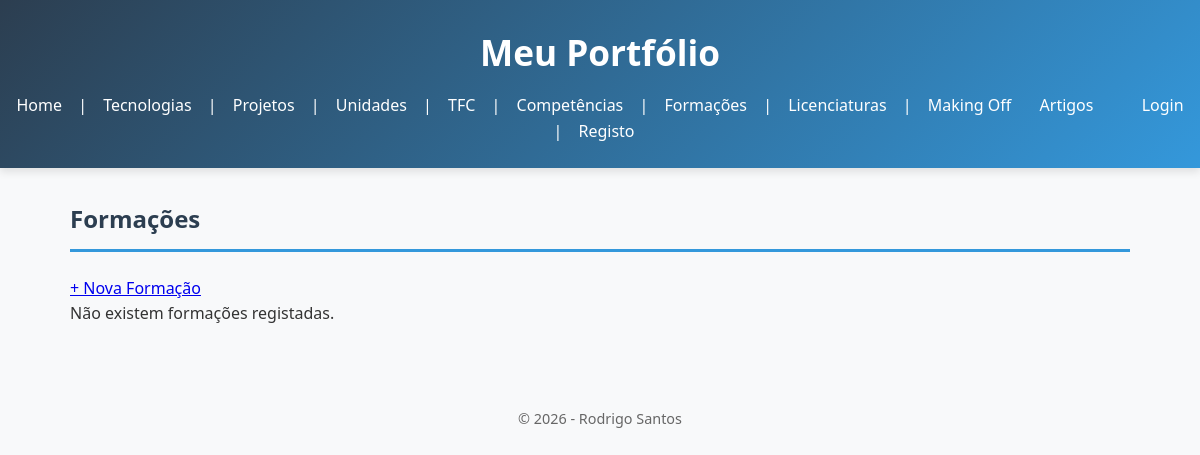
The app's page /portfolio/formacoes/, older data.
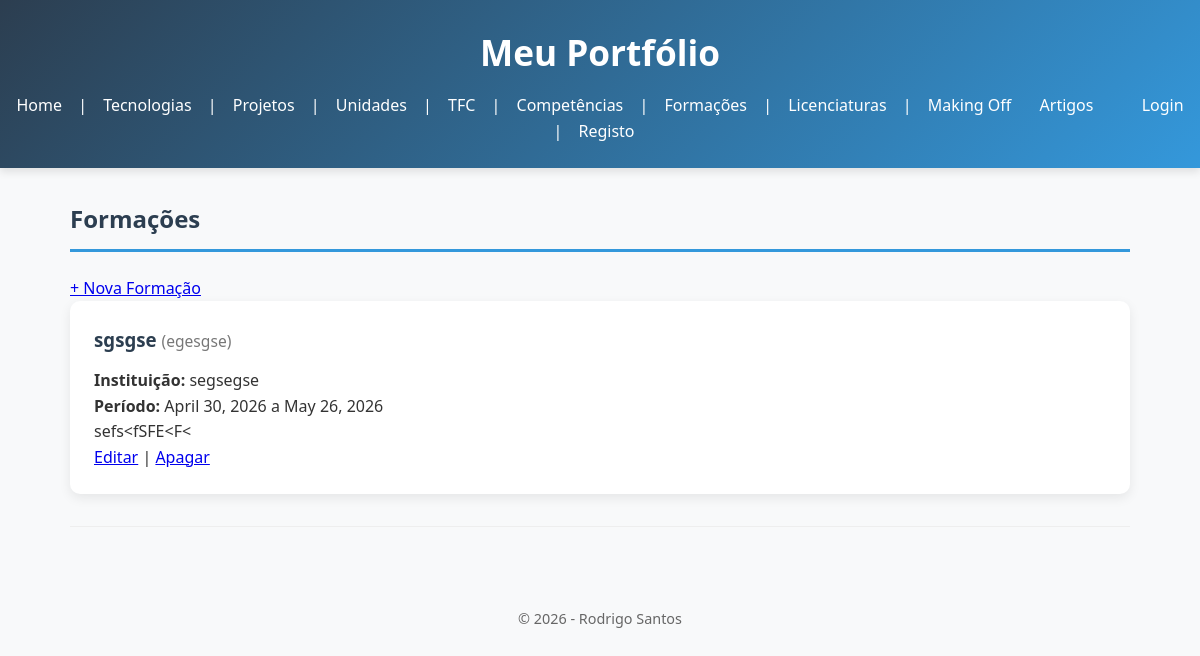
The same page, newer data.
### portfolio/models.py (models this page shows, shortened)
class Formacao(models.Model):
    titulo = models.CharField(max_length=100)
    tipo = models.CharField(max_length=100)
    instituicao = models.CharField(max_length=150)
    data_inicio = models.DateField()
    data_fim = models.DateField()
    descricao = models.CharField(max_length=200)

### portfolio/views.py (the view)
# urls.py: path('formacoes/', views.formacoes_view, name='formacoes'),
def formacoes_view(request):
    formacoes = Formacao.objects.all().order_by('-data_fim')
    return render(request, 'portfolio/formacoes.html', {'formacoes': formacoes})

### portfolio/templates/portfolio/formacoes.html
{% extends "portfolio/base.html" %}
{% block content %}
<h2>Formações</h2>
<p>
    <a href="{% url 'formacao_create' %}" class="btn-novo">+ Nova Formação</a>
</p>
{% for form in formacoes %}
    <article>
        <h3>{{ form.titulo }} <small>({{ form.tipo }})</small></h3>
        <p><strong>Instituição:</strong> {{ form.instituicao }}</p>
        <p><strong>Período:</strong> {{ form.data_inicio }} a {{ form.data_fim }}</p>
        <p>{{ form.descricao }}</p>
        <p>
            <a href="{% url 'formacao_update' form.pk %}">Editar</a> |
            <a href="{% url 'formacao_delete' form.pk %}" class="btn-apagar">Apagar</a>
        </p>
    </article>
    <hr>
{% empty %}
    <p>Não existem formações registadas.</p>
{% endfor %}
{% endblock %}

Row changes from the older to the newer data that the page shows:
added Formacao: titulo "sgsgse", tipo "egesgse", instituicao "segsegse", data_inicio "April 30, 2026", data_fim "May 26, 2026", descricao "sefs<fSFE<F<"
Text that changed along with them:
text no longer shown: "Não existem formações registadas."
